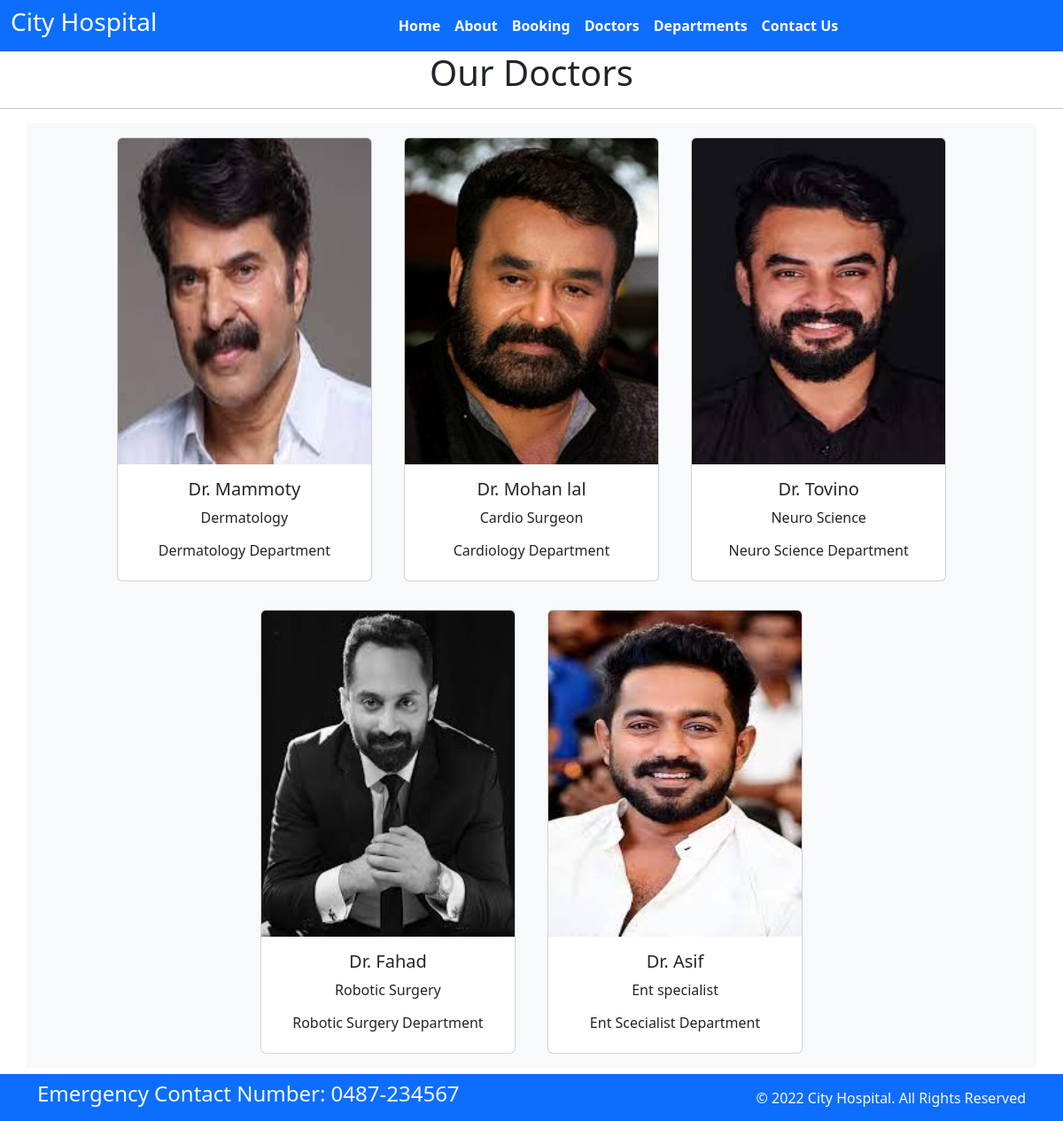
The app's page /doctors/ with its own data.
### hospitalapp/models.py (models this page shows, shortened)
class Doctors(models.Model):
    doc_name = models.CharField(max_length=255)
    doc_spec = models.CharField(max_length=255)
    dep_name = models.ForeignKey(Departments, on_delete=models.CASCADE)
    doc_image = models.ImageField(upload_to='doctors')

class Departments(models.Model):
    dep_name = models.CharField(max_length=100)
    dep_details = models.TextField()
    def __str__(self):
        return self.dep_name

### hospitalapp/views.py (the view)
# urls.py: path('doctors/',doctors,name='doctors'),
def doctors(request):
    doc=Doctors.objects.all()
    return render(request,'doctors.html',{'form':doc})

### templates/doctors.html (shortened to what this page needs)
{%extends 'base.html'%}
{% block content%}
<h1 class="text-center"> Our Doctors </h1>
<hr>
<div class="container text-center bg-light">
    {% for d in form%}
    <div class="card text-center mx-3 my-3" style="width: 18rem; display:inline-block;">
        <img style="height: 23rem ;" src="{{d.doc_image.url}}" class="card-img-top" alt="...">
        <div class="card-body">
            <h5 class="card-title">Dr. {{d.doc_name}}</h5>
            <p class="card-text">{{d.doc_spec}}</p>
            <h6>{{d.dep_name}} Department</h6>
        </div>
    </div>
    {% endfor %}
</div>
{% endblock %}

### templates/base.html (shortened to what this page needs)
{% load static %}
<!DOCTYPE html>
<html lang="en">
<head>
    <link href="https://cdn.jsdelivr.net/npm/bootstrap@5.2.2/dist/css/bootstrap.min.css" rel="stylesheet"
>
    <link rel="stylesheet" href="{% static '/style.css' %}">
</head>
<body>
    <nav class="navbar navbar-expand-lg bg-primary">
        <div class="container-fluid">
            <div class="col-2 text-left pl-md-0">
                <h3 class="text-white"> City Hospital </h3>
            </div>
            <div class=" collapse navbar-collapse justify-content-center" id="navbarNav">
                <ul class="navbar-nav justify-content-center fw-bold ">
                    <li class="nav-item">
                        <a class="nav-link text-white" aria-current="page" href="{% url 'home' %}">Home</a>
                    </li>
                    <li class="nav-item">
                        <a class="nav-link text-white" href="{% url 'about' %}">About</a>
                    </li>
                    <li class="nav-item">
                        <a class="nav-link text-white" href="{% url 'booking' %}">Booking</a>
                    </li>
                    <li class="nav-item  ">
                        <a class="nav-link text-white "  href="{% url 'doctors' %}">Doctors</a>
                    </li>
                    <li class="nav-item ">
                        <a class="nav-link text-white  " href="{% url 'department' %}">Departments</a>
                    </li>
                    <li class="nav-item ">
                        <a class="nav-link text-white" href="{% url 'contact' %}">Contact Us</a>
                    </li>
                </ul>
            </div>
        </div>
    </nav>
    <div style="margin-bottom: 60px ;">
        {% block content %}
        {% endblock %}
    </div>
    <section class=" fixed-bottom ">
        <footer class="pt-2 pb-2 bg-primary text-light">
          <div class="container">
            <div class="row align-items-center">
              <div class="col-12 col-md-8">
                <h4>Emergency Contact Number: 0487-234567</h4>
              </div>
              <div class="col-12 col-md-4 mt-4 mt-md-0 text-center text-md-end">
                © 2022 City Hospital. All Rights Reserved
              </div>
            </div>
          </div>
        </footer>
    </section>
</body>
</html>

### records on screen
Doctors: doc_image (picture), doc_name "Mammoty", doc_spec "Dermatology", dep_name "Dermatology"
Doctors: doc_image (picture), doc_name "Mohan lal", doc_spec "Cardio Surgeon", dep_name "Cardiology"
Doctors: doc_image (picture), doc_name "Tovino", doc_spec "Neuro Science", dep_name "Neuro Science"
Doctors: doc_image (picture), doc_name "Fahad", doc_spec "Robotic Surgery", dep_name "Robotic Surgery"
Doctors: doc_image (picture), doc_name "Asif", doc_spec "Ent specialist", dep_name "Ent Scecialist"
